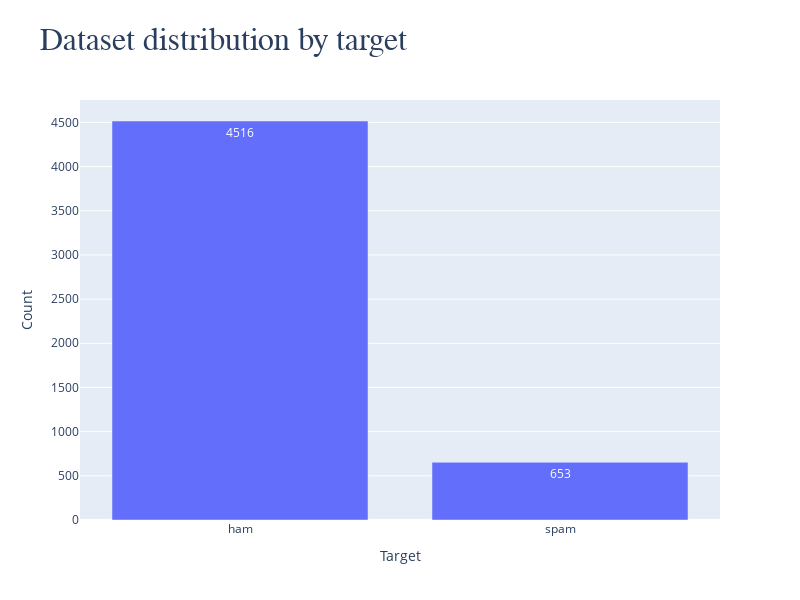

Source (notebook cell):
### Code cell
# Get the value counts of the 'target' column
value_counts = df['target'].value_counts()

# Create bar plot
fig = go.Figure(data=[go.Bar(
    x=value_counts.index,
    y=value_counts.values,
    text=value_counts.values,  # Display counts on top of bars
    textposition='auto',  # Position text automatically
)])

# Update layout with figure size and title
fig.update_layout(
    title='<span style="font-size:32px; font-family:Times New Roman">Dataset distribution by target</span>',
    xaxis=dict(title='Target'),
    yaxis=dict(title='Count'),
    width=800,  # Set the width of the figure
    height=600  # Set the height of the figure
)

# Show the bar plot
fig.show()

### Figure 1 — Plotly figure (JSON) as saved in the notebook; plotly's stock layout.template omitted (floating-point values rounded to 4 significant figures)
{"data": [{"text": [4516, 653], "textposition": "auto", "type": "bar", "x": ["ham", "spam"], "y": [4516, 653]}], "layout": {"height": 600, "title": {"text": "<span style=\"font-size:32px; font-family:Times New Roman\">Dataset distribution by target</span>"}, "width": 800, "xaxis": {"autorange": true, "range": [-0.5, 1.5], "title": {"text": "Target"}, "type": "category"}, "yaxis": {"autorange": true, "range": [0, 4754.0], "title": {"text": "Count"}, "type": "linear"}}}
